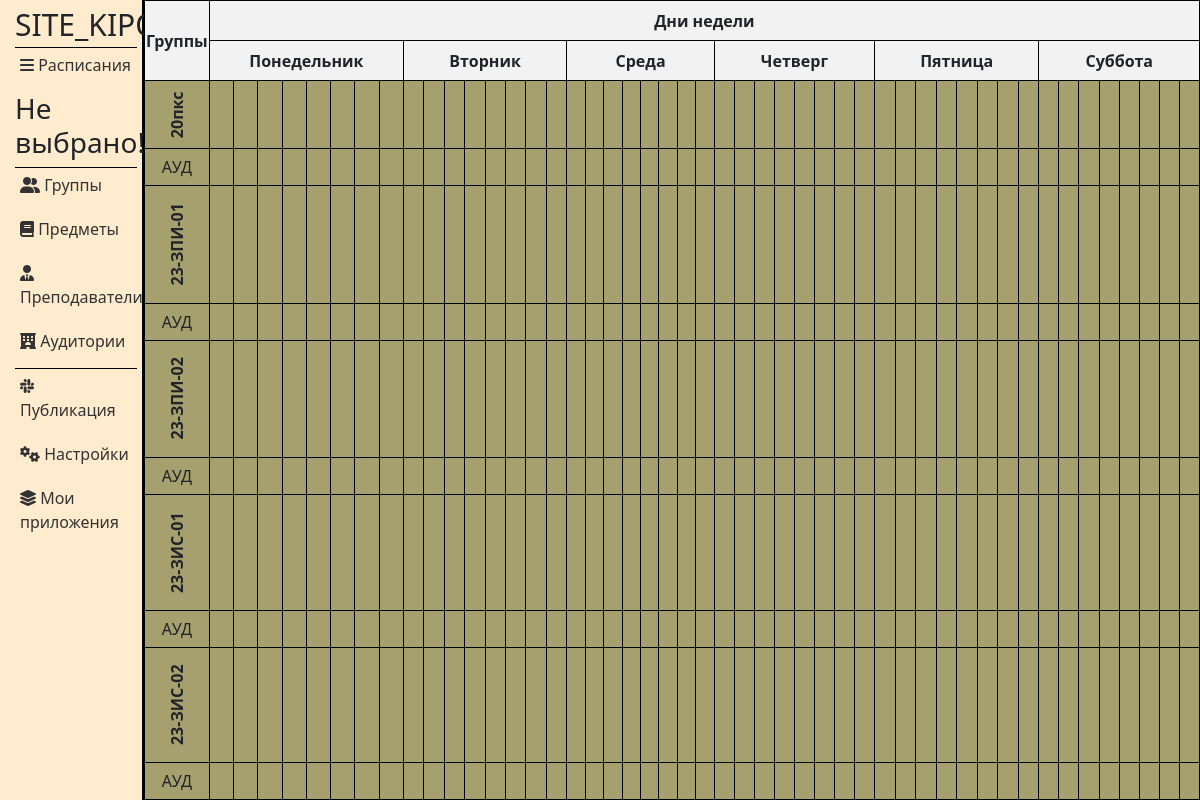
The page /applications/73/print/schedule/ on the database its author committed.
### applications/models.py (models this page shows, shortened)
class Groups(models.Model):
    title = models.CharField('Название', max_length=50)
    abbreviation = models.CharField('Сокращение', max_length=50)
    students_count = models.CharField('Количество учащихся', max_length=50)
    cabinets = models.CharField('Аудитории', max_length=50)
    color = models.CharField('Цвет', max_length=50)
    application_id = models.ForeignKey(Applications, on_delete=models.CASCADE, related_name='Groups')
    class Meta:
        verbose_name = 'Группа'
        verbose_name_plural = 'Группы'

### applications/views.py (the view)
def printSchedule(request, app_id):
    week_title = find_week_title(request)
    groups_from_db = Groups.objects.all()
    groups_data = {}
    for group in groups_from_db:
        group_schedule = [
            ' ' for _ in range(48)  # Создаем список из 48 пробелов логика заполнения
        ]
        groups_data[f' {group.title}'] = group_schedule
    data = {
        'days_in_week': 7 * 8,  # Количество дней в неделе
        'range_days': ['Понедельник', 'Вторник', 'Среда', 'Четверг', 'Пятница', 'Суббота'],  # Список дней недели
        'schedules': groups_data,
        'app_id': app_id,
        'title': week_title
    }
    return render(request, 'applications/printSchedule.html', data)

### applications/views.py (called while the page is built)
def find_week_title(request):
    week_title = None
    if request.COOKIES.get('selectedElementId'):
        sched_id = request.COOKIES.get('selectedElementId')
        sched_instance = Schedules.objects.get(id=sched_id)
        week_title = sched_instance.title
    else:
        week_title = 'Не выбрано!'
    return week_title

### applications/templates/applications/printSchedule.html (shortened to what this page needs)
{% extends 'applications/layout.html' %}
{% load static %}
{% block styles %}
<link rel="stylesheet" href="{% static 'applications/css/print.css' %}">
{% endblock %}
{% block content %}
<table>
    <tr>
        <th rowspan="2">Группы</th>
        <th colspan="{{ days_in_week }}">Дни недели</th>
    </tr>
    <tr>
        {% for day in range_days %}
        <th colspan="8">{{ day }}</th>
        {% endfor %}
    </tr>
    {% for group, schedule in schedules.items %}
    <tr>
        <td class="groupName">{{ group }}</td>
        {% for entry in schedule %}
        <td class="cell">{{ entry }}</td>
        {% endfor %}
    </tr>
    <tr>
        <td class="auditorium">АУД</td>
        {% for entry in schedule %}
        <td class="cell">{{ entry }}</td>
        {% endfor %}
    </tr>
    {% endfor %}
</table>
{% endblock %}

### applications/static/applications/css/main.css (style rules this page uses)
:root { --main-background: #a5a06e; --second-background: blanchedalmond; --border: black; --text: #333; --popup-background: rgba(0,0,0,0.8); --white: #fff3cd; --output-background-color: transparent; --table-border-color: black; }
body { display: flex; background-color: var(--main-background); }

### applications/static/applications/css/print.css (style rules this page uses)
tbody, td, tfoot, th, thead, tr { border: black solid 1px; }

### applications/templates/applications/printSchedule.html (style rules this page uses)
table { border-collapse: collapse; width: 100%; white-space: nowrap; }
th, td { border: 1px solid black; text-align: center; white-space: nowrap; }
th { background-color: #f2f2f2; height: 40px; width: 60px; }
.groupName { writing-mode: vertical-rl; white-space: nowrap; font-size: 16px; transform: rotate(180deg); font-weight: bold; }
.cell { width: 50px; }

### rows shown on the page
Groups: title "20пкс"
Groups: title "23-ЗПИ-01"
Groups: title "23-ЗПИ-02"
Groups: title "23-ЗИС-01"
Groups: title "23-ЗИС-02"

### other values the page prints
{{ title }} "Не выбрано!"
{{ day }} "Понедельник" "Вторник" "Среда" "Четверг" "Пятница" "Суббота"
